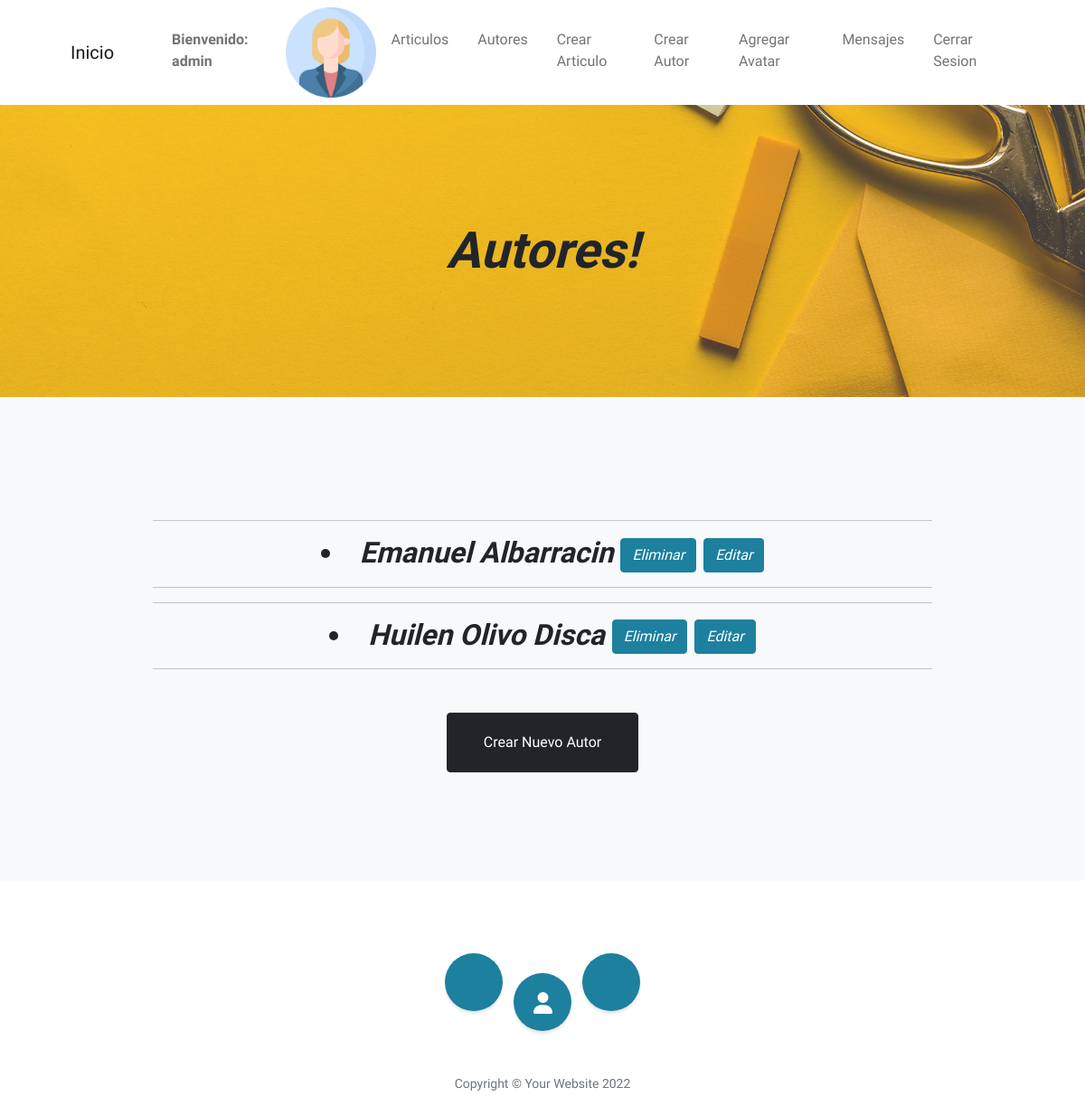
The page /autores/ (signed in) on the database as committed earlier.
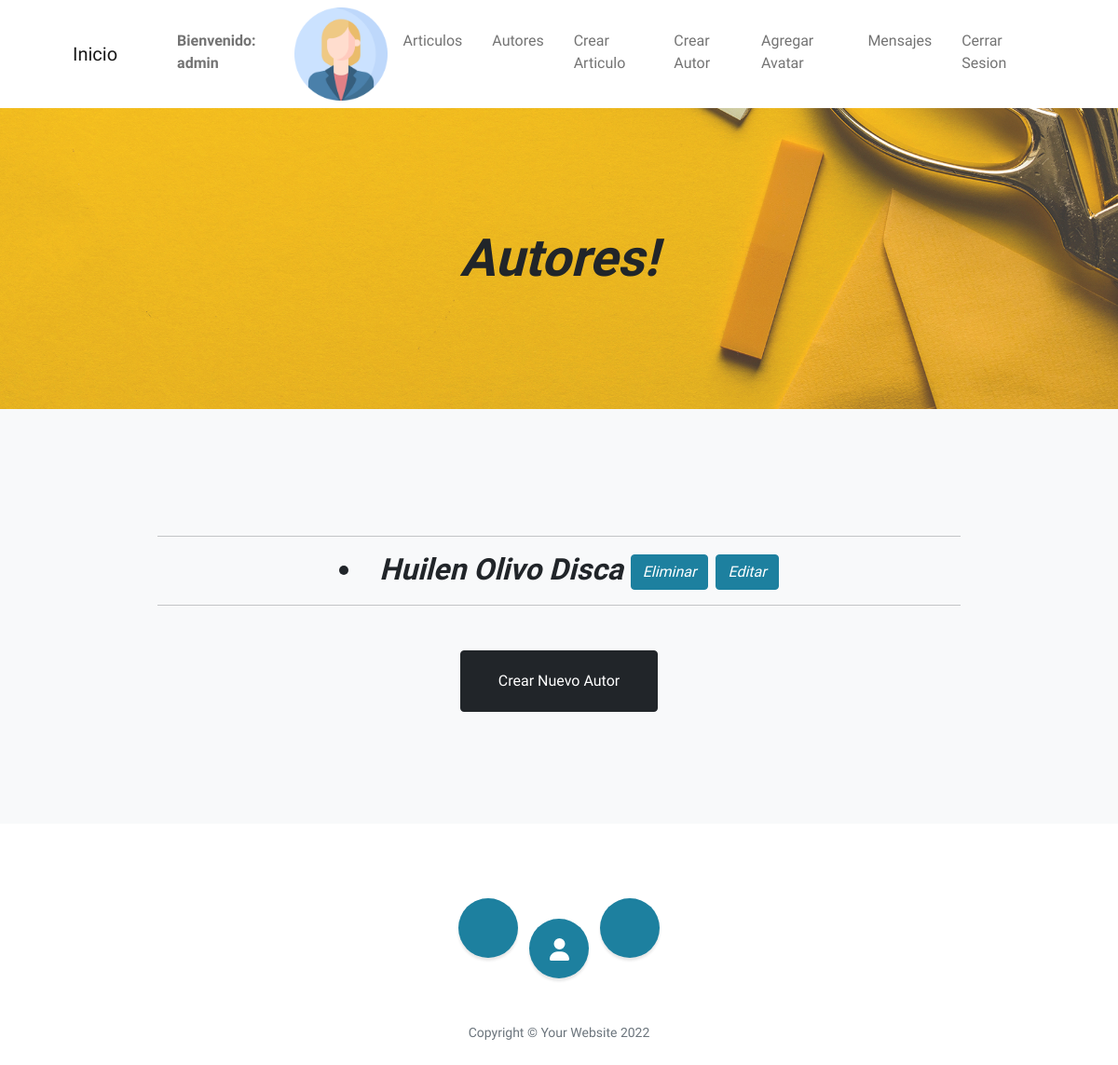
The same page on the database as committed later.
### AppBlog/models.py (models this page shows, shortened)
class Autor (models.Model):
    id = models.AutoField(primary_key= True)
    nombre = models.CharField (max_length = 80, blank = False, null = False, verbose_name= 'Nombre')
    apellido = models.CharField (max_length = 80, blank = False, null = False, verbose_name = 'Apellido' )
    edad= models.IntegerField (null = True, blank = True, verbose_name = 'Edad')
    correo = models.EmailField (unique = True, max_length= 100, verbose_name = 'Correo')
    ubicacion = models.CharField (max_length = 200, blank = False, null = False, verbose_name = 'ubicacion')
    descripcion = models.TextField (blank = False, null = False, verbose_name = 'Descripcion')

### AppBlog/views.py (the view)
@login_required
def autores(request):
    autores=Autor.objects.all()
    return render (request, 'AppBlog/autores.html', {'autores': autores, "avatar": obtenerAvatar(request)})

### AppBlog/views.py (called while the page is built)
def obtenerAvatar(request):
    lista=Avatar.objects.filter(user=request.user)
    if len(lista)!=0:
        avatar=lista[0].imagen.url
    else:
        avatar="/media/avatars/descarga.jpeg"
    return avatar

### AppBlog/templates/AppBlog/autores.html (shortened to what this page needs)
{% extends "AppBlog/padre.html" %}
{% load static %}
{% block titulo_url %}
<h2 class="mx-auto mb-5">
    <em>Autores!</em></h2>
{% endblock %}
{% block titulo_articulox %}
<h2><em>
    {% for autor in autores %}
    <hr><li>
            {{ autor.nombre }} {{ autor.apellido }}
            <a class="btn btn-primary" href="{% url 'eliminarautor' autor.id %}">Eliminar</a>
            <a class="btn btn-primary" href="{% url 'editarautor' autor.id %}">Editar</a>
            <hr>
       </li>
    {% endfor %}
</em></h2>
{% endblock %}
{% block boton_cambia %}
    <a class="btn btn-dark btn-xl" href="{% url 'crear_autor' %}">Crear Nuevo Autor</a>
{% endblock %}

Rows that differ between the two databases and show on the page:
removed Autor: nombre "Emanuel", apellido "Albarracin"
